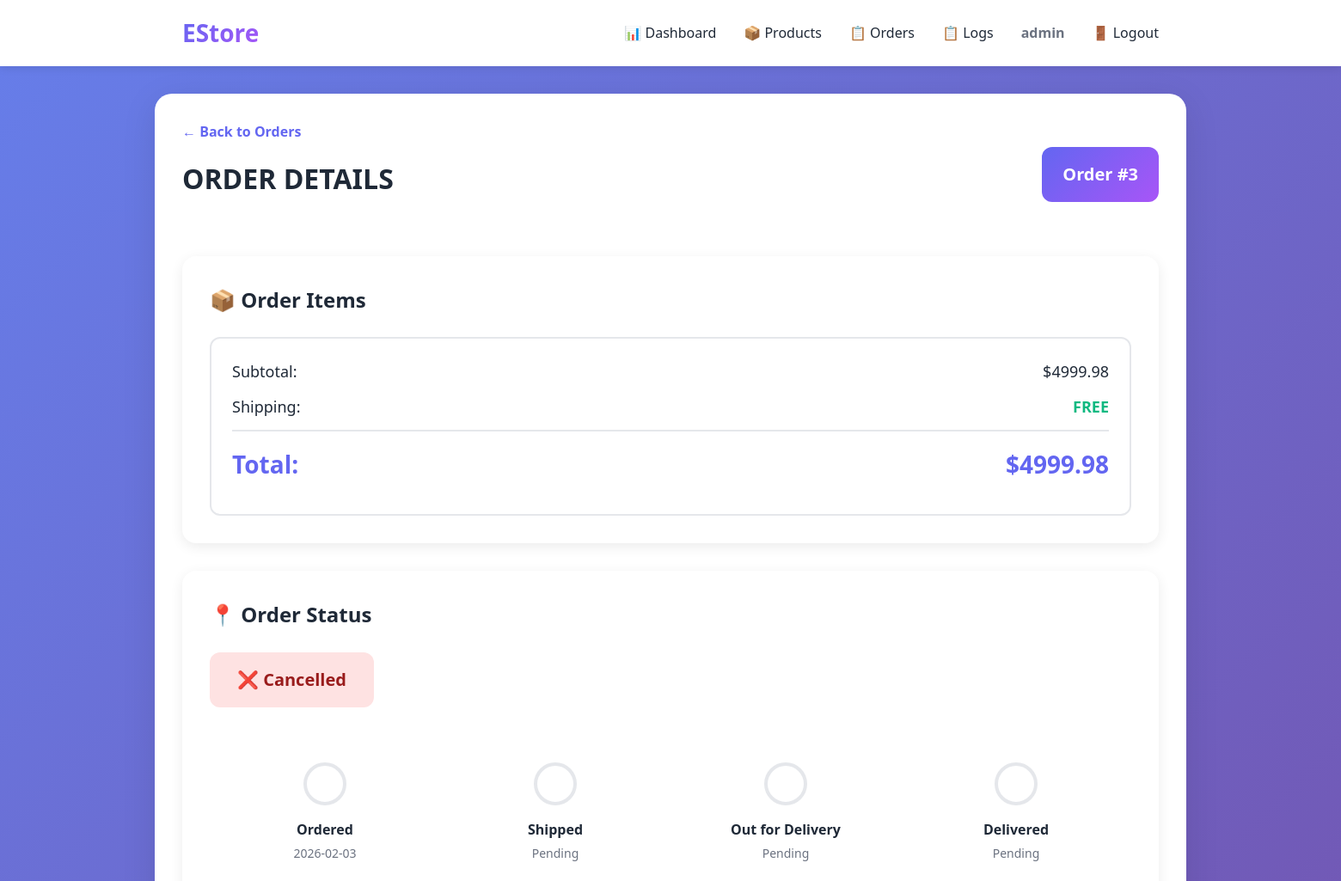
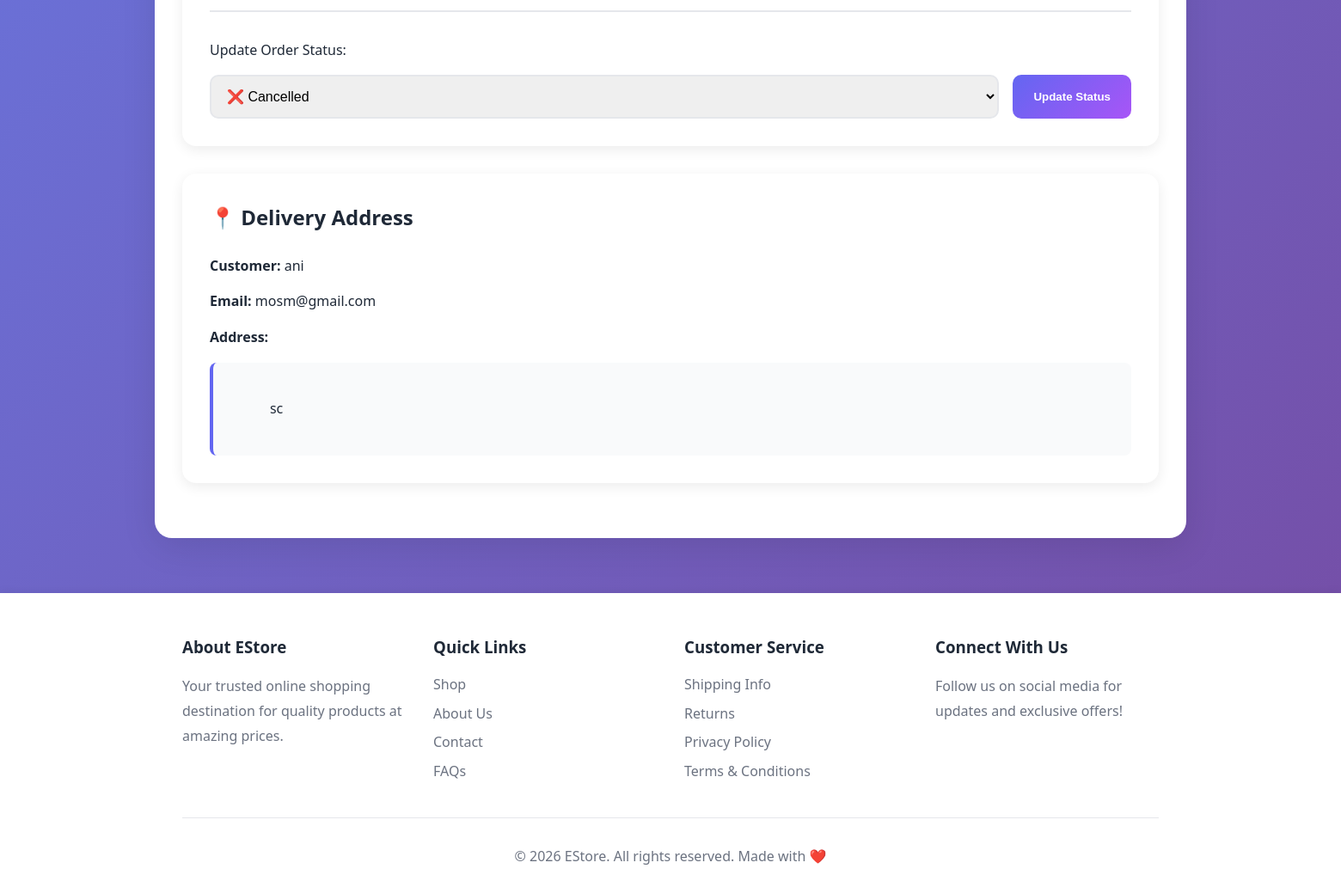
The page /admin/orders/3 (signed in) on the database its author committed (2 pictures, top to bottom).
### tables this page shows
CREATE TABLE orders
                 (id INTEGER PRIMARY KEY AUTOINCREMENT,
                  user_id INTEGER,
                  total REAL,
                  status TEXT DEFAULT 'pending',
                  shipping_address TEXT,
                  payment_method TEXT DEFAULT 'Cash on Delivery',
                  created_at TIMESTAMP DEFAULT CURRENT_TIMESTAMP,
                  FOREIGN KEY(user_id) REFERENCES users(id));

CREATE TABLE users
                 (id INTEGER PRIMARY KEY AUTOINCREMENT,
                  username TEXT UNIQUE NOT NULL,
                  email TEXT UNIQUE NOT NULL,
                  password TEXT NOT NULL,
                  is_admin INTEGER DEFAULT 0,
                  created_at TIMESTAMP DEFAULT CURRENT_TIMESTAMP);

### app.py (the view)
@app.route('/admin/orders/<int:order_id>')
@admin_required
def admin_order_detail(order_id):
    try:
        conn = get_db()
        order = conn.execute('''SELECT o.*, u.username, u.email
                               FROM orders o
                               JOIN users u ON o.user_id = u.id
                               WHERE o.id = ?''', (order_id,)).fetchone()
        items = conn.execute('''SELECT oi.*, p.name, p.image_url
                               FROM order_items oi
                               JOIN products p ON oi.product_id = p.id
                               WHERE oi.order_id = ?''', (order_id,)).fetchall()
        conn.close()
        if not order:
            flash('Order not found', 'danger')
            return redirect(url_for('admin_orders'))
        return render_template('admin/order_detail.html', order=order, items=items)
    except Exception as e:
        log_error('Admin Order Detail Error', f'Error loading order {order_id}: {str(e)}')
        flash('An error occurred', 'danger')
        return redirect(url_for('admin_orders'))

### app.py (called while the page is built)
def get_db():
    conn = sqlite3.connect('ecommerce.db')
    conn.row_factory = sqlite3.Row
    return conn

def admin_required(f):
    @wraps(f)
    def decorated_function(*args, **kwargs):
        if 'user_id' not in session:
            log_unauthorized_access(request.path, 'admin')
            flash('Please login to access this page', 'warning')
            return redirect(url_for('login'))
        if not session.get('is_admin'):
            log_unauthorized_access(request.path, 'admin')
            flash('You do not have permission to access this page', 'danger')
            return redirect(url_for('index'))
        return f(*args, **kwargs)
    return decorated_function

### templates/admin/order_detail.html (shortened to what this page needs)
{% extends "base.html" %}
{% block content %}
<div class="order-detail-header">
    <div>
        <a href="{{ url_for('admin_orders') }}" class="back-btn">← Back to Orders</a>
        <h2 class="section-title">ORDER DETAILS</h2>
    </div>
    <span class="order-id-badge">Order #{{ order.id }}</span>
</div>
<div class="order-detail-card">
    <h3 class="card-title">📦 Order Items</h3>
    <div class="order-total-section">
        <div class="total-row">
            <span>Subtotal:</span>
            <span>${{ "%.2f"|format(order.total) }}</span>
        </div>
        <div class="total-row">
            <span>Shipping:</span>
            <span class="free-text">FREE</span>
        </div>
        <div class="total-row final-total">
            <span>Total:</span>
            <span>${{ "%.2f"|format(order.total) }}</span>
        </div>
    </div>
</div>
<div class="order-detail-card">
    <h3 class="card-title">📍 Order Status</h3>
    <div class="status-badge-large status-{{ order.status }}">
        {% if order.status == 'pending' %}
            📦 Order Placed
        {% elif order.status == 'processing' %}
            🔄 Processing
        {% elif order.status == 'shipped' %}
            🚚 Shipping Soon!
        {% elif order.status == 'delivered' %}
            ✅ Delivered
        {% else %}
            ❌ Cancelled
        {% endif %}
    </div>
    <div class="order-timeline">
        <div class="timeline-step {% if order.status in ['pending', 'processing', 'shipped', 'delivered'] %}completed{% endif %}">
            <div class="timeline-dot"></div>
            <div class="timeline-content">
                <h4>Ordered</h4>
                <p>{{ order.created_at.split()[0] if order.created_at else 'N/A' }}</p>
            </div>
        </div>
        <div class="timeline-step {% if order.status in ['processing', 'shipped', 'delivered'] %}completed{% endif %}">
            <div class="timeline-dot"></div>
            <div class="timeline-content">
                <h4>Shipped</h4>
                <p>{% if order.status in ['processing', 'shipped', 'delivered'] %}In Progress{% else %}Pending{% endif %}</p>
            </div>
        </div>
        <div class="timeline-step {% if order.status in ['shipped', 'delivered'] %}completed{% endif %}">
            <div class="timeline-dot"></div>
            <div class="timeline-content">
                <h4>Out for Delivery</h4>
                <p>{% if order.status in ['shipped', 'delivered'] %}In Progress{% else %}Pending{% endif %}</p>
            </div>
        </div>
        <div class="timeline-step {% if order.status == 'delivered' %}completed{% endif %}">
            <div class="timeline-dot"></div>
            <div class="timeline-content">
                <h4>Delivered</h4>
                <p>{% if order.status == 'delivered' %}Completed{% else %}Pending{% endif %}</p>
            </div>
        </div>
    </div>
    <form method="POST" action="{{ url_for('admin_update_order_status', order_id=order.id) }}" class="status-update-form">
        <label for="status">Update Order Status:</label>
        <div class="status-update-row">
            <select name="status" id="status" class="status-select">
                <option value="cancelled" {% if order.status == 'cancelled' %}selected{% endif %}>❌ Cancelled</option>
            </select>
            <button type="submit" class="btn btn-primary">Update Status</button>
        </div>
    </form>
</div>
<div class="order-detail-card">
    <h3 class="card-title">📍 Delivery Address</h3>
    <div class="customer-info">
        <p><strong>Customer:</strong> {{ order.username }}</p>
        <p><strong>Email:</strong> {{ order.email }}</p>
        <p><strong>Address:</strong></p>
        <div class="address-box">
            {{ order.shipping_address }}
        </div>
    </div>
</div>
{% endblock %}

### static/css/style.css (style rules this page uses)
:root { --primary: #6366F1; --secondary: #10B981; --danger: #EF4444; --warning: #F59E0B; --dark: #1F2937; --gray: #6B7280; --light-gray: #F3F4F6; --border: #E5E7EB; --white: #FFFFFF; }
* { margin: 0; padding: 0; box-sizing: border-box; }
body { font-family: 'Segoe UI', Tahoma, Geneva, Verdana, sans-serif; background: linear-gradient(135deg, #667eea 0%, #764ba2 100%); min-height: 100vh; color: var(--dark); line-height: 1.6; }
.btn { padding: 0.75rem 1.5rem; border: none; border-radius: 10px; font-weight: 600; cursor: pointer; transition: all 0.3s; text-decoration: none; display: inline-block; text-align: center; }
.btn-primary { background: linear-gradient(135deg, var(--primary), #A855F7); color: white; }
.section-title { font-size: 2rem; font-weight: 700; margin-bottom: 2rem; color: var(--dark); }
.status-cancelled { background: #FEE2E2; color: #991B1B; }
.order-detail-header { display: flex; justify-content: space-between; align-items: center; margin-bottom: 2rem; }
.back-btn { display: inline-block; color: var(--primary); text-decoration: none; font-weight: 600; margin-bottom: 1rem; }
.order-id-badge { background: linear-gradient(135deg, var(--primary), #A855F7); color: white; padding: 1rem 1.5rem; border-radius: 12px; font-size: 1.25rem; font-weight: 700; }
.order-detail-card { background: white; border-radius: 16px; padding: 2rem; margin-bottom: 2rem; box-shadow: 0 4px 15px rgba(0, 0, 0, 0.08); }
.card-title { font-size: 1.5rem; margin-bottom: 1.5rem; color: var(--dark); }
.order-total-section { background: white; padding: 1.5rem; border-radius: 12px; border: 2px solid var(--border); margin-top: 1rem; }
.total-row { display: flex; justify-content: space-between; margin-bottom: 0.75rem; font-size: 1.125rem; }
.total-row.final-total { font-size: 1.75rem; font-weight: 700; color: var(--primary); padding-top: 1rem; border-top: 2px solid var(--border); margin-top: 0.5rem; }
.free-text { color: var(--secondary); font-weight: 600; }
.status-badge-large { display: inline-block; padding: 1rem 2rem; border-radius: 12px; font-size: 1.25rem; font-weight: 700; margin-bottom: 2rem; }
.order-timeline { display: flex; align-items: center; margin: 2rem 0; }
.timeline-step { flex: 1; display: flex; flex-direction: column; align-items: center; position: relative; }
.timeline-dot { width: 50px; height: 50px; border-radius: 50%; background: white; border: 4px solid var(--border); z-index: 1; transition: all 0.3s; }
.timeline-content { margin-top: 1rem; text-align: center; }
.timeline-content h4 { font-size: 1rem; color: var(--dark); margin-bottom: 0.25rem; }
.timeline-content p { font-size: 0.875rem; color: var(--gray); }
.status-update-form { margin-top: 2rem; padding-top: 2rem; border-top: 2px solid var(--border); }
.status-update-row { display: flex; gap: 1rem; margin-top: 1rem; }
.status-select { flex: 1; padding: 0.875rem; border: 2px solid var(--border); border-radius: 10px; font-size: 1rem; }
.customer-info { display: flex; flex-direction: column; gap: 1rem; }
.customer-info p { font-size: 1rem; }
.customer-info strong { color: var(--dark); }
.address-box { background: #F9FAFB; padding: 1rem; border-radius: 8px; border-left: 4px solid var(--primary); white-space: pre-wrap; }

### rows shown on the page
orders: id "3", total "4999.98", created_at "2026-02-03", status "❌ Cancelled", shipping_address "sc"
users: username "ani", email "mosm@gmail.com"

### other values the page prints
{{ session.username }} "admin"
